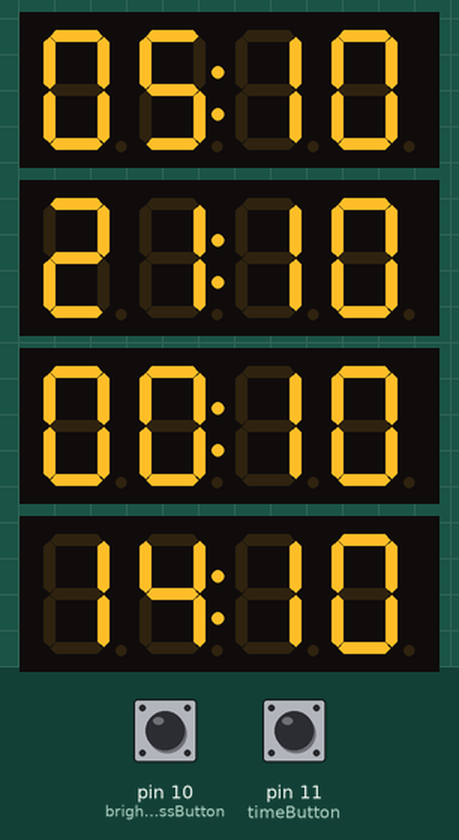
Recording of a sketch running on a simulated Arduino Uno, built with avr-gcc and run on an emulated ATmega328P. Shown: 4 × 4-digit seven-segment display. The inputs (shaded band) are chosen by the test bench; at power-on: pin 10 (brightnessButton) LOW, pin 11 (timeButton) LOW.

Above: at 11.2 s.
11.3 s: pin 10 (brightnessButton) pulled HIGH for 3.2 s
At 15.4 s:
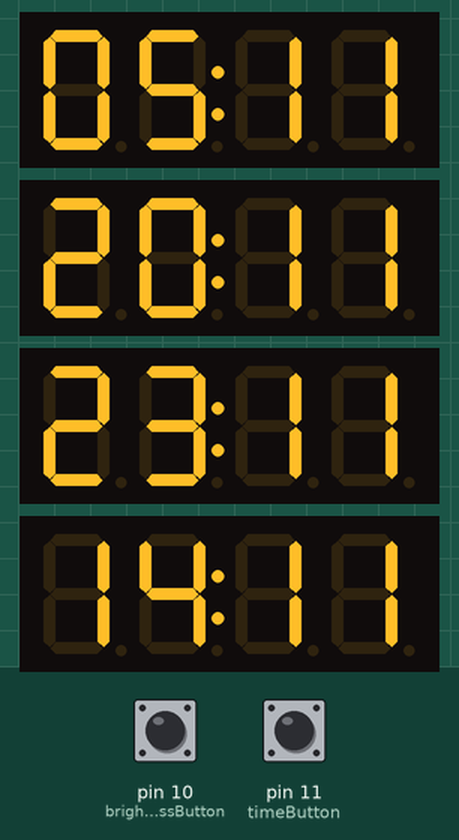
16.0 s: pin 11 (timeButton) pulled HIGH for 3.2 s
At 19.1 s:
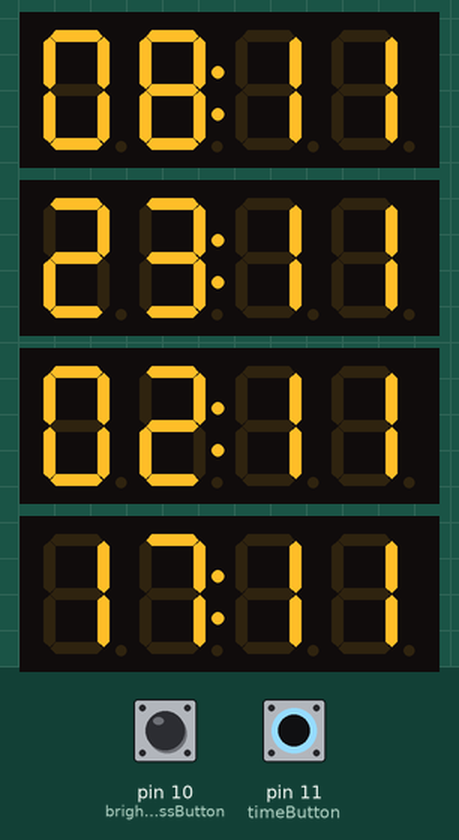
20.7 s: pin 10 (brightnessButton) pulled HIGH for 0.15 s
22.4 s: pin 11 (timeButton) pulled HIGH for 0.15 s
At 24.0 s:
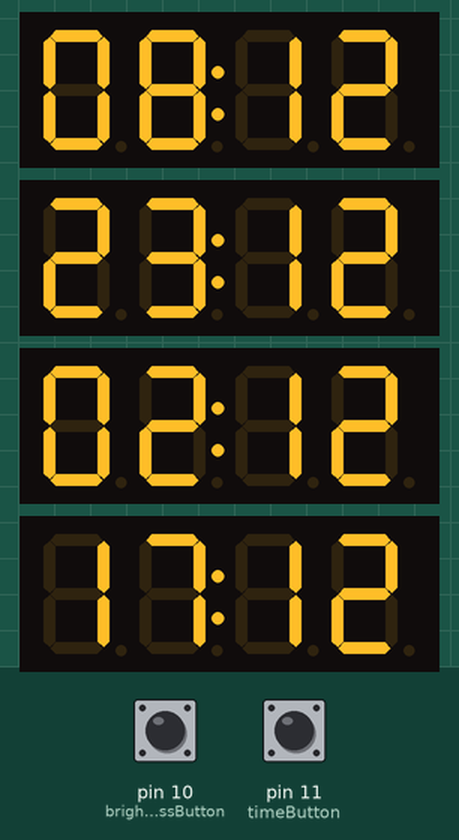
Timing chart, 0 to 25.1 s (numbered marks = the images above; inputs shaded):
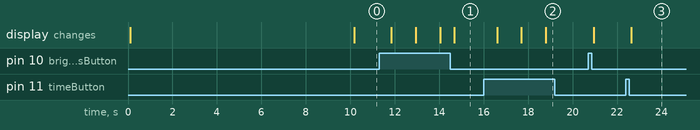

Measured:
- after the input at 11.3 s, the display: first changes after 0.55 s (image 1 shows a later state)
- after the input at 16.0 s, the display: first changes after 0.60 s (image 2 shows a later state)
- after the input at 22.4 s, the display: changes after 0.24 s (image 3)

The sketch:

clockTest.ino
```cpp
#include <TimeLib.h> //https://github.com/PaulStoffregen/Time
#include <TM1637Display.h> //https://github.com/avishorp/TM1637/
#include <Arduino.h>

//initializing the display boards
//Each display has 2 power and 2 data pins. the (x, y) are the data pins named CLK and DIO respectively, and where they should go on the board
TM1637Display displayUTC(8, 9); //CLK, DIO
TM1637Display displayPST(2, 3); //CLK, DIO
TM1637Display displayEST(4, 5); //CLK, DIO
TM1637Display displayJPN(6, 7); //CLK, DIO

 //pin numbers
const int brightnessButton = 10;
const int timeButton = 11;

//starting time around noon PST to help get close, then use buttons to get exact. only really cares about 24hr clock, but could build in automatic switch to DST based on date. a more advanced (and expensive) board with wifi/bluetooth could have automatic detection.
//starting time is in UTC
long startingTime = 1670908246964 / 1000;

//offsets from UTC
int pstOffset = -8;
int estOffset = -5;
int jpnOffset = 9;

int brightness = 0; //dynamic brightness variable
int timeModifier = 1000; //allow the clock to run faster (or slower) for testing/debug
time_t lastWrittenMinute = -1; //used to only send write commands to displays when the minute has changed to minimize power usage
int dstOffset = 0; //whether DST is enabled or not

void setup()
{
  Serial.begin(9600);

  setBrightness();

  //setup buttons
  pinMode(brightnessButton, INPUT);
  pinMode(timeButton, INPUT);

  delay(10);

  //the following manually creates data arrays that define which of the 8 segment display should be on. Used to show the timezones for 10 seconds before switching to clock mode.
  //for example, 'UTC' is displayed in the 4 slots using a rectangular U, a T using two spaces, then a rectangular C

  uint8_t dataUTC[] = {0b00111110, 0b00000001, 0b00110001, 0b00111001};
  displayUTC.setSegments(dataUTC);

  uint8_t dataPST[] = {0b01110011, 0b01101101, 0b00000001, 0b00110001};
  displayPST.setSegments(dataPST);

  uint8_t dataEST[] = {0b01111001, 0b01101101, 0b00000001, 0b00110001};
  displayEST.setSegments(dataEST);

  uint8_t dataJPN[] = {0b00000000, 0b00001110, 0b01110011, 0b01010100};
  displayJPN.setSegments(dataJPN);

  delay(10000);
}

//sets brightness using the current brightness value on all displays
void setBrightness()
{
  displayUTC.setBrightness(brightness);
  displayPST.setBrightness(brightness);
  displayEST.setBrightness(brightness);
  displayJPN.setBrightness(brightness);

}

//converts our time from a seperate int HH and int MM format into a '####' string format for display using the display API. adds leading 0s to the minutes. API auto-adds it to the hours.
int createTimeInt(int hours, int minutes)
{
  String minuteString = String(minutes);
  if(minutes < 10)
  {
    minuteString = "0" + minuteString;
  }

  String timeStr = String(hours) + "" + minuteString;
  return timeStr.toInt();
}


void loop()
{
  bool shouldUpdate = false;
  bool longPressDelay = false;

  if(digitalRead(brightnessButton) == HIGH) //if the brightness button is pressed,
  {
    //check how long the button was held for. Basically, stay in a while loop until its unpressed, or held for half a second.
    long started = millis();
    while(digitalRead(brightnessButton) == HIGH && millis() - started < 500)
    {
      delay(10);
    }

    //if it was held for a long time:
    if(millis() - started >= 500)
    {
      longPressDelay = true;
      if(digitalRead(timeButton) == HIGH)
      {
        timeModifier = 2; //makes the time run REALLY fast if both buttons are held
      }
      //normally, if they long hold the brightness button, we instead toggle DST on or off.
      else if(dstOffset == 0)
      {
        dstOffset = -1;
      }
      else
      {
        dstOffset = 0;
      }
    }
    else //if it was held for a short time, cycle the brightness
    {
      brightness += 1; //the library automatically does a %7 or something so no need to loop over to 0 ourselves. im not too worried about someone pressing the button MAX_INT times. i think it'd break first.
      setBrightness();
    }

    shouldUpdate = true;
  }

  if(digitalRead(timeButton) == HIGH)
  {
    long started = millis();
    while(digitalRead(timeButton) == HIGH && millis() - started < 500)
    {
      delay(10);
    }
    if(millis() - started >= 500)
    {
      longPressDelay = true;
      if(digitalRead(brightnessButton) == HIGH)
      {
        timeModifier = 2; //party mode
      }
      else
      {
        startingTime += (60*60); //long press adds one hour
      }
    }
    else
    {
      startingTime += 60; //short press adds a minute
    }

    shouldUpdate = true;
  }

  //create a time variable using current time. millis() is how long the arduino has been powered on.
  //below will also create the same variables for EST/PST/etc, but we only do that work and send it if the minute() is different from what was last sent to the displays.
  //minute() and hour() built in functions from the time_t
  time_t utcTime = (startingTime) + (millis()/timeModifier); //timelib.h is in seconds

  if(minute(utcTime) != lastWrittenMinute || shouldUpdate)
  {
    lastWrittenMinute = minute(utcTime);

    time_t pstTime = (startingTime) + (millis()/timeModifier) + ((pstOffset + dstOffset)*60*60);
    time_t estTime = (startingTime) + (millis()/timeModifier) + ((estOffset + dstOffset)*60*60);
    time_t jpnTime = (startingTime) + (millis()/timeModifier) + (jpnOffset*60*60);
    displayUTC.showNumberDecEx(createTimeInt(hour(utcTime), minute(utcTime)), 0b01000000, true); //number to display, mode "00:00 (0b01000000)" (show with colon in middle), leading zeroes = on
    displayPST.showNumberDecEx(createTimeInt(hour(pstTime), minute(pstTime)), 0b01000000, true);
    displayEST.showNumberDecEx(createTimeInt(hour(estTime), minute(estTime)), 0b01000000, true);
    displayJPN.showNumberDecEx(createTimeInt(hour(jpnTime), minute(jpnTime)), 0b01000000, true);
  }

  //if the button was held down for over 500ms, we want to give time before checking everything again for the user to release the button
  //example, if they were holding down the time button to increase the hours, this gives time to remove the finger when it finally hits the right hour before moving onto the next hour.
  if(longPressDelay)
  {
    delay(500);
  }
  else
  {
    delay(10);
  }

}
```
